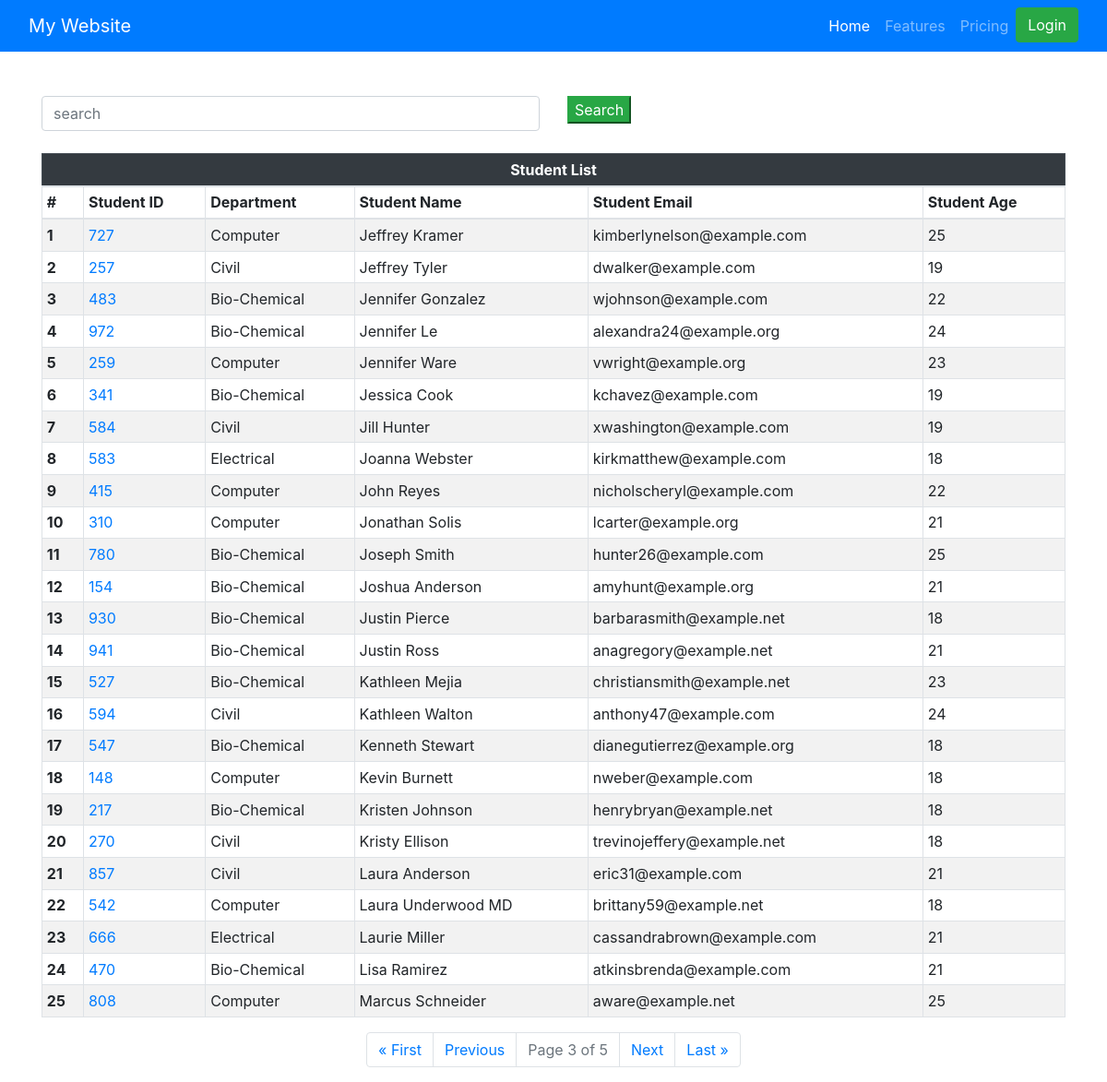
The page /get_student/?page=3 on the database its author committed.
### veggie/models.py (models this page shows, shortened)
class Student(models.Model):
    Department=models.ForeignKey(Department,related_name="depart",on_delete=models.CASCADE)
    student_id=models.OneToOneField(studentID,related_name="student",on_delete=models.CASCADE)
    student_name=models.CharField(max_length=100)
    student_email=models.EmailField(unique=True)
    student_age=models.IntegerField(default=18)
    student_address=models.TextField()
    def __str__(self) -> str:
        return self.student_name
    class Meta:
        ordering = ['student_name']
        verbose_name = "Student"

class studentID(models.Model):
    student_id=models.CharField(max_length=100,unique=True)
    def __str__(self) -> str:
        return self.student_id
    class Meta:
        ordering = ['student_id']
        verbose_name = "Student ID"

class Department(models.Model):
    department=models.CharField(max_length=100)
    class Meta:
        ordering = ['department']

### veggie/views.py (the view, shortened to what this page needs)
# urls.py: path('get_student/', veggie_views.get_student, name='get_student'),
def get_student(request):
    queryset=Student.objects.all()
    ranks=queryset.annotate(marks=Sum('student_marks__marks')).order_by('-marks','-student_age')
    print(ranks)
    paginator = Paginator(queryset, 25)
    page_number = request.GET.get("page",1)
    page_obj = paginator.get_page(page_number)
    return render(request,'veggie/student.html',context={
        'pages':'student',
        'students':page_obj,
    })

### veggie/templates/veggie/student.html (shortened to what this page needs)
{% extends 'base.html' %}
{% block start %}
<div class="container mt-5">
    <form class=mb-4>
    <div class="row">
        <div class="col-md-6">
            <input class="form-control" placeholder="search" name="search" type="text" value="{{ request.GET.search }}">
        </div>
        <div class="col-md-6">
            <button class="btn-success">Search</button>
        </div>
    </div>
    </form>
  <table class="table table-striped table-bordered table-hover table-sm table-responsive-sm">
    <thead class="table-dark">
      <tr>
        <th colspan="6" class="text-center">Student List</th>
      </tr>
    <thead>
      <tr>
        <th>#</th>
        <th>Student ID</th>
        <th>Department</th>
        <th>Student Name</th>
        <th>Student Email</th>
        <th>Student Age</th>
      </tr>
    </thead>
    <tbody>
      {% for student in students %}
      <tr>
        <th>{{ forloop.counter }}</th>
        <td><a href="{% url 'see_marks' student.student_id %}">
          {{student.student_id}}
        </a>
      </td>
        <td>{{ student.Department.department }}</td>
        <td>{{ student.student_name }}</td>
        <td>{{ student.student_email }}</td>
        <td>{{ student.student_age }}</td>
      </tr>
      {% endfor %}
    </tbody>
  </table>
  <nav aria-label="Page navigation example">
    <ul class="pagination justify-content-center">
      {% if students.has_previous %}
        <li class="page-item">
          <a class="page-link" href="?page=1">&laquo; First</a>
        </li>
        <li class="page-item">
          <a class="page-link" href="?page={{ students.previous_page_number }}">Previous</a>
        </li>
      {% endif %}
      <li class="page-item disabled">
        <span class="page-link">
          Page {{ students.number }} of {{ students.paginator.num_pages }}
        </span>
      </li>
      {% if students.has_next %}
        <li class="page-item">
          <a class="page-link" href="?page={{ students.next_page_number }}">Next</a>
        </li>
        <li class="page-item">
          <a class="page-link" href="?page={{ students.paginator.num_pages }}">Last &raquo;</a>
        </li>
      {% endif %}
    </ul>
  </nav>
{% endblock %}

### rows shown on the page
Student: student_id "727", Department.department "Computer", student_name "Jeffrey Kramer", student_email "kimberlynelson@example.com", student_age "25"
Student: student_id "257", Department.department "Civil", student_name "Jeffrey Tyler", student_email "dwalker@example.com", student_age "19"
Student: student_id "483", Department.department "Bio-Chemical", student_name "Jennifer Gonzalez", student_email "wjohnson@example.com", student_age "22"
Student: student_id "972", Department.department "Bio-Chemical", student_name "Jennifer Le", student_email "alexandra24@example.org", student_age "24"
Student: student_id "259", Department.department "Computer", student_name "Jennifer Ware", student_email "vwright@example.org", student_age "23"
Student: student_id "341", Department.department "Bio-Chemical", student_name "Jessica Cook", student_email "kchavez@example.com", student_age "19"
Student: student_id "584", Department.department "Civil", student_name "Jill Hunter", student_email "xwashington@example.com", student_age "19"
Student: student_id "583", Department.department "Electrical", student_name "Joanna Webster", student_email "kirkmatthew@example.com", student_age "18"
Student: student_id "415", Department.department "Computer", student_name "John Reyes", student_email "nicholscheryl@example.com", student_age "22"
Student: student_id "310", Department.department "Computer", student_name "Jonathan Solis", student_email "lcarter@example.org", student_age "21"
Student: student_id "780", Department.department "Bio-Chemical", student_name "Joseph Smith", student_email "hunter26@example.com", student_age "25"
Student: student_id "154", Department.department "Bio-Chemical", student_name "Joshua Anderson", student_email "amyhunt@example.org", student_age "21"
Student: student_id "930", Department.department "Bio-Chemical", student_name "Justin Pierce", student_email "barbarasmith@example.net", student_age "18"
Student: student_id "941", Department.department "Bio-Chemical", student_name "Justin Ross", student_email "anagregory@example.net", student_age "21"
Student: student_id "527", Department.department "Bio-Chemical", student_name "Kathleen Mejia", student_email "christiansmith@example.net", student_age "23"
Student: student_id "594", Department.department "Civil", student_name "Kathleen Walton", student_email "anthony47@example.com", student_age "24"
Student: student_id "547", Department.department "Bio-Chemical", student_name "Kenneth Stewart", student_email "dianegutierrez@example.org", student_age "18"
Student: student_id "148", Department.department "Computer", student_name "Kevin Burnett", student_email "nweber@example.com", student_age "18"
Student: student_id "217", Department.department "Bio-Chemical", student_name "Kristen Johnson", student_email "henrybryan@example.net", student_age "18"
Student: student_id "270", Department.department "Civil", student_name "Kristy Ellison", student_email "trevinojeffery@example.net", student_age "18"
Student: student_id "857", Department.department "Civil", student_name "Laura Anderson", student_email "eric31@example.com", student_age "21"
Student: student_id "542", Department.department "Computer", student_name "Laura Underwood MD", student_email "brittany59@example.net", student_age "18"
Student: student_id "666", Department.department "Electrical", student_name "Laurie Miller", student_email "cassandrabrown@example.com", student_age "21"
Student: student_id "470", Department.department "Bio-Chemical", student_name "Lisa Ramirez", student_email "atkinsbrenda@example.com", student_age "21"
Student: student_id "808", Department.department "Computer", student_name "Marcus Schneider", student_email "aware@example.net", student_age "25"

### other values the page prints
{{ students.number }} "3"
{{ students.paginator.num_pages }} "5"
